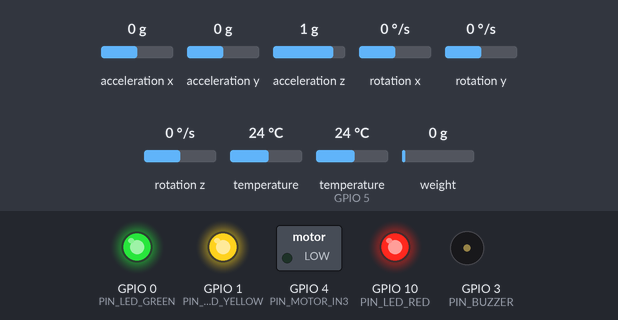
Bench run of a sketch on a simulated ESP32-C3. On the bench: switched loads named in the sketch (green lamp = pin HIGH), output pins drawn as LEDs (lit = HIGH), buzzer (waves = sounding, pin HIGH). Dashed ring = blinking. The inputs (shaded band) are chosen by the test bench; at power-on: acceleration x 0 g, acceleration y 0 g, acceleration z 1 g, rotation x 0 °/s, rotation y 0 °/s, rotation z 0 °/s, temperature 24 °C, temperature (sensor on GPIO 5) 24 °C, weight on the scale 0 g. What the sketch prints to the serial monitor is not drawn.

Above: at 1.1 s.
At 5.9 s:
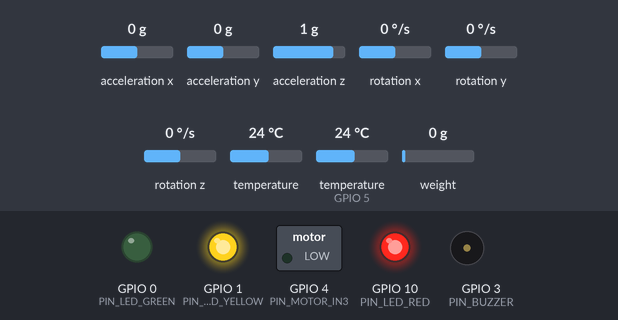
6.0 s: acceleration x set to -0.4 g
At 6.79 s:
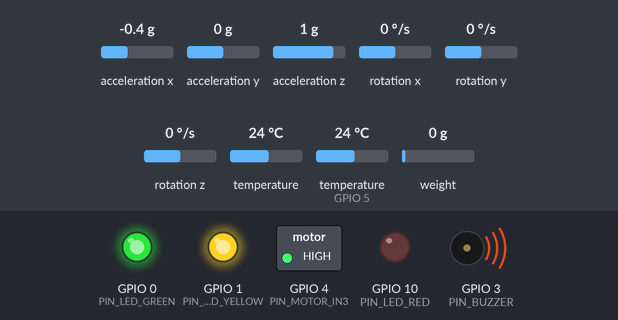
9.0 s: acceleration y set to -1.4 g
Timing chart, 0 to 18.0 s (numbered marks = the images above; inputs shaded):
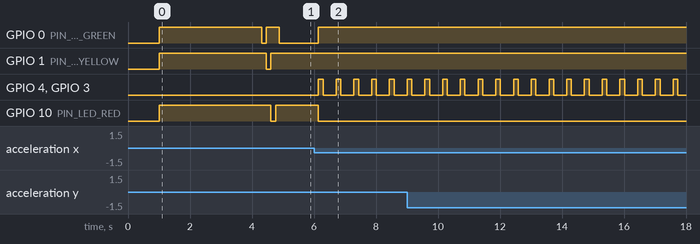

The sketch:

sketch_sep28a.ino
```cpp
#include <Wire.h>
#include <Adafruit_MPU6050.h>
#include <Adafruit_Sensor.h>
#include <HX711.h>
#include <OneWire.h>
#include <DallasTemperature.h>
#include <math.h>

// Active-Low: LOW turns LED ON, HIGH turns LED OFF
#define LED_ON  LOW
#define LED_OFF HIGH

// ================= PIN CONFIGURATION (ESP32-C3) =================
const int PIN_HX711_DOUT    = 6;   // Load Cell DT
const int PIN_HX711_SCK     = 7;   // Load Cell SCK
const int PIN_DS18B20_DATA  = 5;   // Temp Sensor Data (4.7k pullup)
const int PIN_I2C_SDA       = 8;   // MPU6050 SDA
const int PIN_I2C_SCL       = 9;   // MPU6050 SCL

const int PIN_LED_GREEN     = 0;   // Safe Indicator
const int PIN_LED_YELLOW    = 1;   // Warning Indicator
const int PIN_LED_RED       = 10;  // Critical Hazard Indicator
const int PIN_BUZZER        = 3;   // Active Buzzer (+)
const int PIN_MOTOR_IN3     = 4;   // L298N IN3 (Coin Vibration Motor)

// ================= CHASSIS SPECS & THRESHOLDS =================
const float CHASSIS_AREA_MM2       = 60.0;
const float MATERIAL_YIELD_MPA     = 0.45;   // Permanent deformation limit
const float TORSION_WARP_LIMIT_DEG = 12.0;   // Realistic breadboard angle limit
float calibration_factor           = 420.0;

const float STRESS_WARN_LIMIT_MPA  = 0.20;
const float G_IMPACT_WARN_LIMIT    = 1.60;
const float G_IMPACT_CRIT_LIMIT    = 2.50;
const float TEMP_WARN_C            = 38.0;

// Dynamic Baselines
float baseline_pitch = 0.0;
float baseline_roll  = 0.0;
float peak_stress_recorded = 0.0;

HX711 scale;
Adafruit_MPU6050 mpu;
OneWire oneWire(PIN_DS18B20_DATA);
DallasTemperature tempSensors(&oneWire);

void setup() {
  Serial.begin(115200);
  delay(1000);

  pinMode(PIN_LED_GREEN, OUTPUT);
  pinMode(PIN_LED_YELLOW, OUTPUT);
  pinMode(PIN_LED_RED, OUTPUT);
  pinMode(PIN_BUZZER, OUTPUT);
  pinMode(PIN_MOTOR_IN3, OUTPUT);

  // Turn all OFF
  digitalWrite(PIN_LED_GREEN, LED_OFF);
  digitalWrite(PIN_LED_YELLOW, LED_OFF);
  digitalWrite(PIN_LED_RED, LED_OFF);
  digitalWrite(PIN_BUZZER, LOW);
  digitalWrite(PIN_MOTOR_IN3, LOW);

  // 1. Initialize MPU6050
  pinMode(PIN_I2C_SDA, INPUT_PULLUP);
  pinMode(PIN_I2C_SCL, INPUT_PULLUP);
  Wire.begin(PIN_I2C_SDA, PIN_I2C_SCL);
  Wire.setTimeOut(30);

  if (!mpu.begin()) {
    Serial.println("[ERROR] MPU6050 not detected!");
    while(1);
  } else {
    mpu.setAccelerometerRange(MPU6050_RANGE_8_G);
    mpu.setFilterBandwidth(MPU6050_BAND_21_HZ);
    Serial.println("[OK] MPU6050 Initialized.");
  }

  // 2. Initialize Load Cell with Startup Flush
  scale.begin(PIN_HX711_DOUT, PIN_HX711_SCK);
  scale.set_scale(calibration_factor);
  delay(500);
  // Flush 5 dummy readings to clear startup ADC noise
  for (int i = 0; i < 5; i++) {
    if (scale.is_ready()) scale.get_units(1);
    delay(50);
  }
  scale.tare();
  Serial.println("[OK] Load Cell Tare Complete.");

  // 3. Initialize DS18B20
  tempSensors.begin();
  tempSensors.setWaitForConversion(false);

  // 4. Stable Multi-Sample Baseline Calibration (Keep board stationary)
  Serial.println("\n[CALIBRATING] Calibrating resting angles... Keep board still!");
  float sum_pitch = 0.0, sum_roll = 0.0;
  for (int i = 0; i < 20; i++) {
    sensors_event_t a_cal, g_cal, t_cal;
    mpu.getEvent(&a_cal, &g_cal, &t_cal);
    sum_pitch += atan2(-a_cal.acceleration.x, sqrt(a_cal.acceleration.y * a_cal.acceleration.y + a_cal.acceleration.z * a_cal.acceleration.z)) * (180.0 / PI);
    sum_roll  += atan2(a_cal.acceleration.y, a_cal.acceleration.z) * (180.0 / PI);
    delay(50);
  }
  baseline_pitch = sum_pitch / 20.0;
  baseline_roll  = sum_roll / 20.0;

  Serial.print("[BASELINE LOCKED] Pitch: "); Serial.print(baseline_pitch, 1);
  Serial.print(" deg | Roll: "); Serial.print(baseline_roll, 1); Serial.println(" deg\n");

  // Power-on Indicator Test
  digitalWrite(PIN_LED_GREEN, LED_ON);  delay(150); digitalWrite(PIN_LED_GREEN, LED_OFF);
  digitalWrite(PIN_LED_YELLOW, LED_ON); delay(150); digitalWrite(PIN_LED_YELLOW, LED_OFF);
  digitalWrite(PIN_LED_RED, LED_ON);    delay(150); digitalWrite(PIN_LED_RED, LED_OFF);
}

void loop() {
  // 1. Filtered Load Cell Reading
  float weight_kg = 0.0;
  if (scale.is_ready()) {
    float raw_w = scale.get_units(1);
    // Glitch rejection filter: Prototype won't exceed 15kg realistically
    if (raw_w > 0.0 && raw_w < 15.0) {
      weight_kg = raw_w;
    }
  }

  // 2. MPU6050 Dynamics
  sensors_event_t a, g, temp_mpu;
  mpu.getEvent(&a, &g, &temp_mpu);

  float ax = a.acceleration.x;
  float ay = a.acceleration.y;
  float az = a.acceleration.z;
  float net_accel = sqrt(ax * ax + ay * ay + az * az);
  float g_force   = net_accel / 9.81;

  // Dynamic Impact Stress
  float vertical_shock_accel = fabs(az - 9.81);
  float dynamic_stress_mpa   = (weight_kg * (9.81 + vertical_shock_accel)) / CHASSIS_AREA_MM2;

  // Peak Stress Tracker (Sanity check: only record realistic values < 10 MPa)
  if (dynamic_stress_mpa < 10.0 && dynamic_stress_mpa > peak_stress_recorded) {
    peak_stress_recorded = dynamic_stress_mpa;
  }

  // 3. Geometry Deviation (Warp vs Calibrated Baseline)
  float current_pitch = atan2(-ax, sqrt(ay * ay + az * az)) * (180.0 / PI);
  float current_roll  = atan2(ay, az) * (180.0 / PI);

  float delta_pitch = fabs(current_pitch - baseline_pitch);
  float delta_roll  = fabs(current_roll - baseline_roll);

  // 4. Temperature Reading
  tempSensors.requestTemperatures();
  float chassis_temp = tempSensors.getTempCByIndex(0);

  // 5. Fault & Deformation Detection
  bool is_plastic_deformed = false;
  String deformation_status = "Nominal (Safe)";

  if (peak_stress_recorded >= MATERIAL_YIELD_MPA) {
    is_plastic_deformed = true;
    deformation_status = "PERMANENT YIELD FAILURE!";
  } else if (delta_roll > TORSION_WARP_LIMIT_DEG) {
    is_plastic_deformed = true;
    deformation_status = "FRAME TORSION TWIST!";
  } else if (delta_pitch > 15.0) {
    is_plastic_deformed = true;
    deformation_status = "STRUCTURAL CHASSIS SAG!";
  } else if (dynamic_stress_mpa > STRESS_WARN_LIMIT_MPA) {
    deformation_status = "Elastic Flex (Temporary)";
  }

  bool is_critical = is_plastic_deformed || (g_force >= G_IMPACT_CRIT_LIMIT) ||
                     (chassis_temp != DEVICE_DISCONNECTED_C && chassis_temp >= 45.0);

  bool is_warning  = (!is_critical) &&
                     ((dynamic_stress_mpa >= STRESS_WARN_LIMIT_MPA) ||
                      (g_force >= G_IMPACT_WARN_LIMIT) ||
                      (chassis_temp != DEVICE_DISCONNECTED_C && chassis_temp >= TEMP_WARN_C));

  // 6. Actuation (Active-LOW: LOW=ON, HIGH=OFF)
  if (is_critical) {
    digitalWrite(PIN_LED_GREEN, LED_OFF);
    digitalWrite(PIN_LED_YELLOW, LED_OFF);
    digitalWrite(PIN_LED_RED, LED_ON);

    digitalWrite(PIN_BUZZER, HIGH);
    digitalWrite(PIN_MOTOR_IN3, HIGH);
    delay(150);
    digitalWrite(PIN_BUZZER, LOW);
    digitalWrite(PIN_MOTOR_IN3, LOW);
  }
  else if (is_warning) {
    digitalWrite(PIN_LED_GREEN, LED_OFF);
    digitalWrite(PIN_LED_YELLOW, LED_ON);
    digitalWrite(PIN_LED_RED, LED_OFF);

    digitalWrite(PIN_BUZZER, LOW);
    digitalWrite(PIN_MOTOR_IN3, LOW);
  }
  else {
    // Normal Safe State: ONLY Green ON
    digitalWrite(PIN_LED_GREEN, LED_ON);
    digitalWrite(PIN_LED_YELLOW, LED_OFF);
    digitalWrite(PIN_LED_RED, LED_OFF);

    digitalWrite(PIN_BUZZER, LOW);
    digitalWrite(PIN_MOTOR_IN3, LOW);
  }

  // 7. Telemetry Output
  Serial.print("[LOAD] ");
  Serial.print(weight_kg, 2);
  Serial.print(" kg | [DYN STRESS] ");
  Serial.print(dynamic_stress_mpa, 3);
  Serial.print(" MPa | [PEAK] ");
  Serial.print(peak_stress_recorded, 3);
  Serial.print(" MPa | [G] ");
  Serial.print(g_force, 2);
  Serial.print(" | [WARP] R: ");
  Serial.print(delta_roll, 1);
  Serial.print(" deg, P: ");
  Serial.print(delta_pitch, 1);
  Serial.print(" deg --> ");
  Serial.println(deformation_status);

  delay(300);
}
```

Measured:
- the behaviour switches between -0.2 and -0.3 g on acceleration x (found by bisection; images 1 and 2)
- after the input at 6.0 s, GPIO 0 (PIN_LED_GREEN): LOW → HIGH after 0.14 s; GPIO 4 (PIN_MOTOR_IN3), GPIO 3 (PIN_BUZZER): alternates HIGH for 0.15 s and LOW for 0.42 s, starting after 0.14 s; GPIO 10 (PIN_LED_RED): HIGH → LOW after 0.14 s
